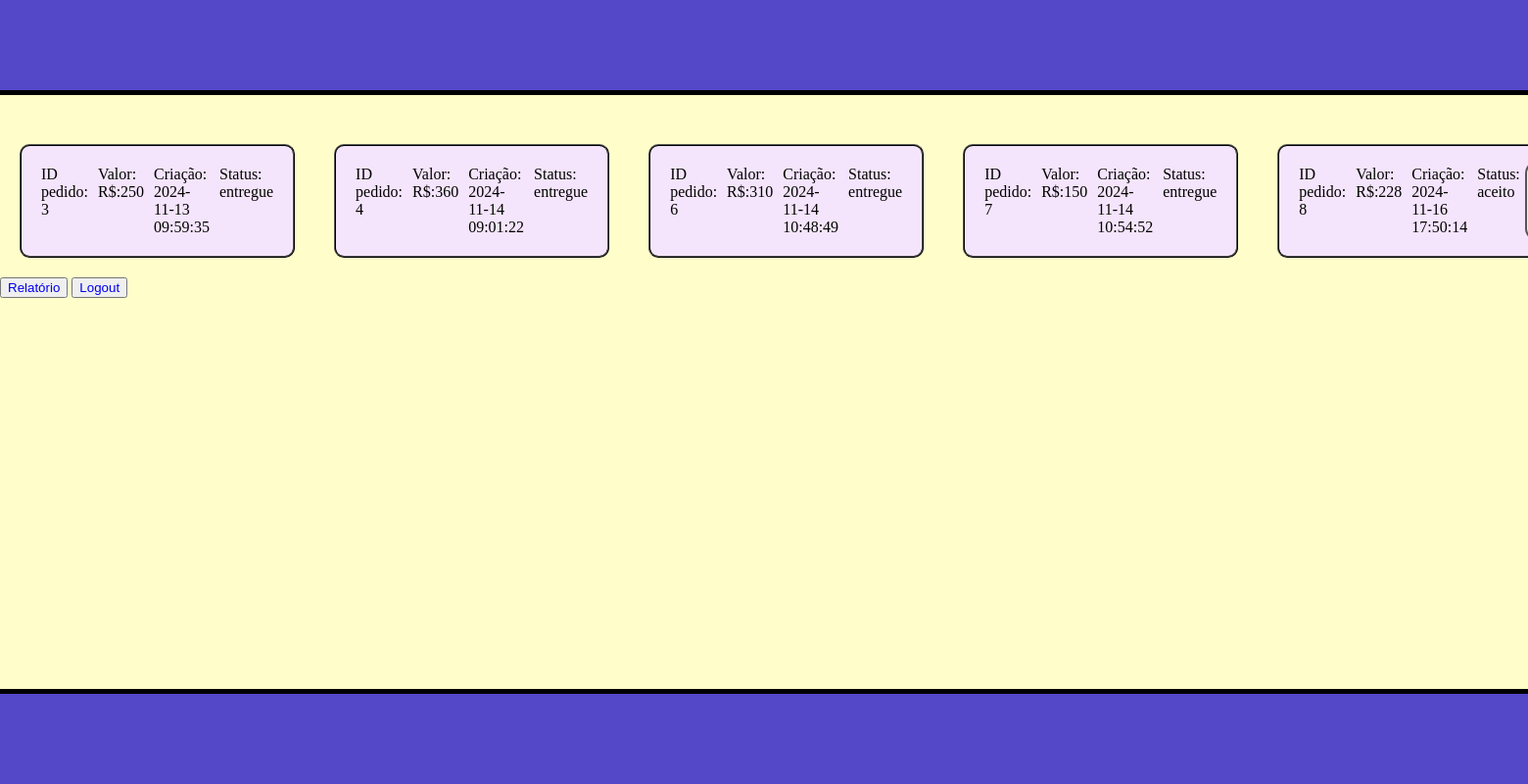
The app's page /restaurante (signed in) with its own data.
### tables this page shows
CREATE TABLE venda(
                            pk_venda INTEGER PRIMARY KEY NOT NULL,
                            valor NUMERIC CHECK (valor > 0) NOT NULL,
                            pk_usuario INTEGER REFERENCES usuario NOT NULL,
                            pk_restaurante INTEGER REFERENCES restaurante NOT NULL,
                            criacao DATE DEFAULT(datetime('now', 'localtime')),
                            status VARCHAR(50) DEFAULT "criado"
                            );

### main.py (the view)
@app.route('/restaurante', methods=['GET','POST'])
def restaurante():
    if session.get('login') == None or session['login'] == False:
        session['login'] = False
        return index()
    vendas = database.consulta_pedidos(session['pk'])
    pedidos = []
    for venda in vendas:
        if venda[4] != "cancelado" or venda[4] == "entregue":
            pedido = {
                        "pk": venda[0],
                        "valor": venda[1],
                        "pk_usuario": venda[2],
                        "criacao": venda[3],
                        "status": venda[4]
                    }
            pedidos.append(pedido)
    session['pedidos'] = pedidos
    return render_template("restaurante.jinja",nome = session['nome'],pedidos = session['pedidos'])

### database/database.py (called while the page is built)
    def consulta_pedidos(self,pk_restaurante): # Consulta os pedidos de um restaurante
        sql = f'SELECT pk_venda,valor,pk_usuario,criacao,status FROM venda WHERE pk_restaurante = ?;'
        result = self.conexao.execute(sql,(pk_restaurante,))
        return result.fetchall()

### templates/restaurante.jinja (shortened to what this page needs)
<!DOCTYPE html>
<html lang="pt-BR">
  <head>
    <link rel="stylesheet" href="{{ url_for('static',filename='styles/restaurante.css') }}" >
  </head>
  <body>
    <header class="header">
    </header>
    {% if pedidos[0] is none %}
      <section class="pedidos">
        <p>Nenhum pedido</p>
      </section>
    {% else %}
      <section class="pedidos">
        {% for pedido in pedidos%}
        <div class="pedido">
          <p class="id">ID pedido: {{ pedido["pk"] }}</p>
          <p class="valor">Valor: R$:{{ pedido["valor"] }}</p>
          <p class="criacao">Criação: {{ pedido["criacao"] }}</p>
          <p class="status">Status: {{ pedido["status"] }}</p>
          {% if pedido["status"] == "criado" %}
            <button><a href="{{ url_for('aceitar', pk=pedido['pk']) }}">Aceitar</a></button>
            <button><a href="{{ url_for('rejeitar', pk=pedido['pk']) }}">Rejeitar</a></button>
          {% elif pedido["status"] == "aceito" %}
            <button><a href="{{ url_for('entrega', pk=pedido['pk']) }}">Saiu para a entrega</a></button>
          {% elif pedido["status"] == "saiu para a entrega" %}
            <button><a href="{{ url_for('entregue', pk=pedido['pk']) }}">Entregue</a></button>
          {% endif %}
        </div>
        {% endfor %}
      </section>
    {% endif %}
    <button><a href="{{ url_for('relatorio') }}">Relatório</a></button>
    <button><a href="{{ url_for('logout') }}">Logout</a></button>
    <footer class="footer">
    </footer>
  </body>
</html>

### static/styles/restaurante.css (style rules this page uses)
body { margin: 0; background-color: #fffecb; margin-bottom: 9vh; }
.header { width: 100%; height: 9vh; padding: 10px; background-color: #5448c8; margin-bottom: 30px; border-bottom: 5px solid black; }
.pedidos { display: flex; justify-content: space-evenly; width: 90vw; }
.pedido { display: flex; border: 2px ridge black; border-radius: 10px; padding: 15px; background-color: #f5e5fc; width: 30%; height: 10%; margin: 20px; }
.pedido p { margin: 5px; }
.pedido button { border-radius: 13px; }
a { text-decoration: none; }
.footer { width: 100%; height: 9vh; background-color: #5448c8; position: fixed; bottom: 0; padding: 10px; margin-top: 30px; border-top: 5px solid black; }

### records on screen
venda: pk "3", valor "250", criacao "2024-11-13 09:59:35", status "entregue"
venda: pk "4", valor "360", criacao "2024-11-14 09:01:22", status "entregue"
venda: pk "6", valor "310", criacao "2024-11-14 10:48:49", status "entregue"
venda: pk "7", valor "150", criacao "2024-11-14 10:54:52", status "entregue"
venda: pk "8", valor "228", criacao "2024-11-16 17:50:14", status "aceito"
